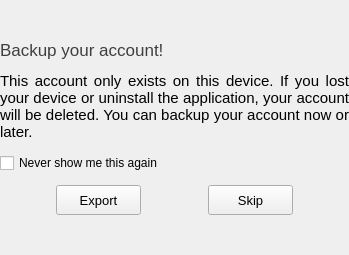
               <widget class="QWidget" name="backupKeysPage">
                <layout class="QVBoxLayout" name="verticalLayout_22">
                 <property name="spacing">
                  <number>0</number>
                 </property>
                 <property name="leftMargin">
                  <number>0</number>
                 </property>
                 <property name="topMargin">
                  <number>0</number>
                 </property>
                 <property name="rightMargin">
                  <number>0</number>
                 </property>
                 <property name="bottomMargin">
                  <number>0</number>
                 </property>
                 <item>
                  <spacer name="verticalSpacer_181">
                   <property name="orientation">
                    <enum>Qt::Vertical</enum>
                   </property>
                   <property name="sizeHint" stdset="0">
                    <size>
                     <width>20</width>
                     <height>40</height>
                    </size>
                   </property>
                  </spacer>
                 </item>
                 <item>
                  <layout class="QVBoxLayout" name="verticalLayout_151">
                   <property name="spacing">
                    <number>12</number>
                   </property>
                   <property name="topMargin">
                    <number>0</number>
                   </property>
                   <item>
                    <widget class="QLabel" name="backupKeysLabel">
                     <property name="minimumSize">
                      <size>
                       <width>256</width>
                       <height>0</height>
                      </size>
                     </property>
                     <property name="maximumSize">
                      <size>
                       <width>16777215</width>
                       <height>16777215</height>
                      </size>
                     </property>
                     <property name="font">
                      <font>
                       <pointsize>13</pointsize>
                      </font>
                     </property>
                     <property name="styleSheet">
                      <string notr="true">color: rgb(63, 63, 63)</string>
                     </property>
                     <property name="text">
                      <string>Backup your account!</string>
                     </property>
                    </widget>
                   </item>
                   <item>
                    <widget class="QLabel" name="backupInfoLabel1">
                     <property name="minimumSize">
                      <size>
                       <width>0</width>
                       <height>0</height>
                      </size>
                     </property>
                     <property name="maximumSize">
                      <size>
                       <width>16777215</width>
                       <height>16777215</height>
                      </size>
                     </property>
                     <property name="font">
                      <font>
                       <pointsize>11</pointsize>
                      </font>
                     </property>
                     <property name="text">
                      <string>This account only exists on this device. If you lost your device or uninstall the application, your account will be deleted. You can backup your account now or later.</string>
                     </property>
                     <property name="alignment">
                      <set>Qt::AlignJustify|Qt::AlignVCenter</set>
                     </property>
                     <property name="wordWrap">
                      <bool>true</bool>
                     </property>
                    </widget>
                   </item>
                   <item>
                    <widget class="QCheckBox" name="neverShowAgainBox">
                     <property name="minimumSize">
                      <size>
                       <width>0</width>
                       <height>0</height>
                      </size>
                     </property>
                     <property name="maximumSize">
                      <size>
                       <width>16777215</width>
                       <height>16777215</height>
                      </size>
                     </property>
                     <property name="text">
                      <string>Never show me this again</string>
                     </property>
                    </widget>
                   </item>
                   <item>
                    <layout class="QHBoxLayout" name="horizontalLayout_19">
                     <item>
                      <spacer name="horizontalSpacer_16">
                       <property name="orientation">
                        <enum>Qt::Horizontal</enum>
                       </property>
                       <property name="sizeHint" stdset="0">
                        <size>
                         <width>40</width>
                         <height>20</height>
                        </size>
                       </property>
                      </spacer>
                     </item>
                     <item>
                      <widget class="QPushButton" name="exportBtn">
                       <property name="minimumSize">
                        <size>
                         <width>85</width>
                         <height>30</height>
                        </size>
                       </property>
                       <property name="maximumSize">
                        <size>
                         <width>85</width>
                         <height>30</height>
                        </size>
                       </property>
                       <property name="font">
                        <font>
                         <pointsize>10</pointsize>
                        </font>
                       </property>
                       <property name="text">
                        <string>Export</string>
                       </property>
                      </widget>
                     </item>
                     <item>
                      <spacer name="horizontalSpacer_14">
                       <property name="orientation">
                        <enum>Qt::Horizontal</enum>
                       </property>
                       <property name="sizeHint" stdset="0">
                        <size>
                         <width>40</width>
                         <height>20</height>
                        </size>
                       </property>
                      </spacer>
                     </item>
                     <item>
                      <widget class="QPushButton" name="skipBtn">
                       <property name="minimumSize">
                        <size>
                         <width>85</width>
                         <height>30</height>
                        </size>
                       </property>
                       <property name="maximumSize">
                        <size>
                         <width>85</width>
                         <height>30</height>
                        </size>
                       </property>
                       <property name="font">
                        <font>
                         <pointsize>10</pointsize>
                        </font>
                       </property>
                       <property name="text">
                        <string>Skip</string>
                       </property>
                      </widget>
                     </item>
                     <item>
                      <spacer name="horizontalSpacer_19">
                       <property name="orientation">
                        <enum>Qt::Horizontal</enum>
                       </property>
                       <property name="sizeHint" stdset="0">
                        <size>
                         <width>40</width>
                         <height>20</height>
                        </size>
                       </property>
                      </spacer>
                     </item>
                    </layout>
                   </item>
                  </layout>
                 </item>
                 <item>
                  <spacer name="verticalSpacer_241">
                   <property name="orientation">
                    <enum>Qt::Vertical</enum>
                   </property>
                   <property name="sizeHint" stdset="0">
                    <size>
                     <width>20</width>
                     <height>40</height>
                    </size>
                   </property>
                  </spacer>
                 </item>
                </layout>
               </widget>
